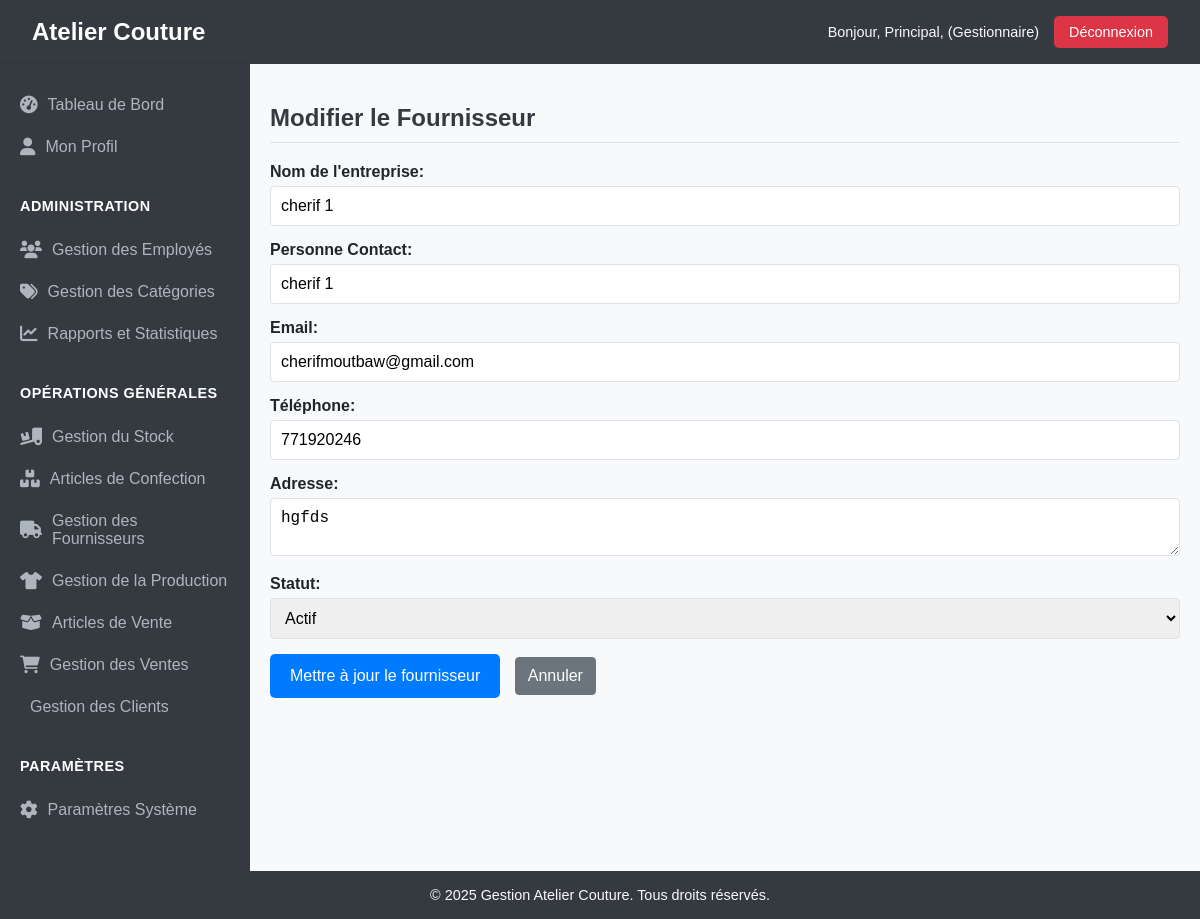
/index.php?action=modifierFournisseur&id=2 (signed in), run on the app's committed database.
### tables this page shows
CREATE TABLE IF NOT EXISTS `fournisseurs` (
  `fournisseur_id` int NOT NULL AUTO_INCREMENT,
  `nom_entreprise` varchar(100) NOT NULL,
  `email` varchar(100) NOT NULL,
  `contact_personne` varchar(20) NOT NULL,
  `telephone` varchar(20) DEFAULT NULL,
  `adresse` varchar(255) DEFAULT NULL,
  `photo` varchar(255) DEFAULT NULL,
  `date_creation` datetime DEFAULT CURRENT_TIMESTAMP,
  `archive` tinyint(1) DEFAULT '0',
  `statut` varchar(50) NOT NULL DEFAULT 'actif',
  PRIMARY KEY (`fournisseur_id`)
);

### src/Controllers/Controller.php (called while the page is built, shortened)
<?php
abstract class Controller {
    protected function render(string $path, array $data = []): void {
        extract($data);
        require_once ROOT_PATH . '/vues/' . $path . '.php';
    }
}

### src/Controllers/FournisseurController.php (called while the page is built, shortened)
<?php
class FournisseurController extends Controller {
    private $fournisseurService;
    public function __construct() {
        $this->fournisseurService = new FournisseurService();
    }
    public function edit(int $id): void {
        $fournisseur = $this->fournisseurService->getFournisseurById($id);
        $errors = [];
        $formData = $fournisseur->toArray();
        $this->render('fournisseurs/ajouter_modifier', [
            'title' => 'Modifier le Fournisseur',
            'errors' => $errors,
            'formData' => $formData,
            'isEdit' => true
        ]);
    }
}

### config/config.php (called while the page is built, shortened)
<?php
spl_autoload_register(function ($class) {
    $prefix = 'App\\';
    $base_dir = ROOT_PATH . '/src/';
    $len = strlen($prefix);
    $relative_class = substr($class, $len);
    $file = $base_dir . str_replace('\\', '/', $relative_class) . '.php';
});
?>

### src/Repositories/ConnexionBD.php (called while the page is built, shortened)
<?php
class ConnexionBD {
    private static $instance = null;
    private $conn;
    private function __construct() {
        $this->host = DB_HOST;
        $this->db_name = DB_NAME;
        $this->username = DB_USER;
        $this->password = DB_PASSWORD;
        try {
            $dsn = "mysql:host={$this->host};dbname={$this->db_name};charset=utf8mb4";
            $options = [
                PDO::ATTR_ERRMODE            => PDO::ERRMODE_EXCEPTION,
                PDO::ATTR_DEFAULT_FETCH_MODE => PDO::FETCH_ASSOC,
                PDO::ATTR_EMULATE_PREPARES   => false,
            ];
            $this->conn = new PDO($dsn, $this->username, $this->password, $options);
        } catch (PDOException $e) {
            die("Erreur de connexion à la base de données : " . $e->getMessage());
        }
    }
    public static function getInstance() {
        if (self::$instance === null) {
            self::$instance = new ConnexionBD();
        }
        return self::$instance;
    }
    public function getConnexion() {
        return $this->conn;
    }
}

### src/Services/FournisseurService.php (called while the page is built, shortened)
<?php
class FournisseurService {
    private $fournisseurRepository;
    public function __construct() {
        $this->fournisseurRepository = new FournisseurRepository();
    }
    public function getFournisseurById(int $id): ?Fournisseur {
        $fournisseurData = $this->fournisseurRepository->findById($id);
        if ($fournisseurData) {
            return (new Fournisseur())->fromArray($fournisseurData);
        }
        return null;
    }
}

### src/Repositories/BaseRepository.php (called while the page is built, shortened)
<?php
abstract class BaseRepository {
    protected $db;
    protected $table;
    protected $idColumn;
    public function __construct(string $table, string $idColumn = 'id') {
        $this->db = ConnexionBD::getInstance()->getConnexion();
        $this->table = $table;
        $this->idColumn = $idColumn;
    }
    public function findById(int $id): ?array {
        $stmt = $this->db->prepare("SELECT * FROM {$this->table} WHERE {$this->idColumn} = :id");
        $stmt->execute([':id' => $id]);
        $result = $stmt->fetch(PDO::FETCH_ASSOC);
        return $result ?: null;
    }
}

### src/Models/Fournisseur.php (called while the page is built, shortened)
<?php
class Fournisseur {
    private $fournisseur_id;
    private $nom_entreprise;
    private $contact_personne;
    private $email;
    private $telephone;
    private $adresse;
    private $date_creation;
    private $statut;
    public function setFournisseurId(?int $fournisseur_id): self { $this->fournisseur_id = $fournisseur_id; return $this; }
    public function setNomEntreprise(?string $nom_entreprise): self { $this->nom_entreprise = $nom_entreprise; return $this; }
    public function setContactPersonne(?string $contact_personne): self { $this->contact_personne = $contact_personne; return $this; }
    public function setEmail(?string $email): self { $this->email = $email; return $this; }
    public function setTelephone(?string $telephone): self { $this->telephone = $telephone; return $this; }
    public function setAdresse(?string $adresse): self { $this->adresse = $adresse; return $this; }
    public function setDateCreation(?string $date_creation): self { $this->date_creation = $date_creation; return $this; }
    public function setStatut(?string $statut): self { $this->statut = $statut; return $this; }
    public function fromArray(array $data): self {
        return $this;
    }
    public function toArray(): array {
        return [
            'fournisseur_id' => $this->fournisseur_id,
            'nom_entreprise' => $this->nom_entreprise,
            'contact_personne' => $this->contact_personne,
            'email' => $this->email,
            'telephone' => $this->telephone,
            'adresse' => $this->adresse,
            'date_creation' => $this->date_creation,
            'statut' => $this->statut,
        ];
    }
}

### vues/fournisseurs/ajouter_modifier.php (the view, shortened to what this page needs)
<?php require_once ROOT_PATH . '/vues/includes/header.php'; ?>
<main class="content">
    <h2><?= htmlspecialchars($title) ?></h2>
    <form action="" method="POST">
        <div>
            <label for="nom_entreprise">Nom de l'entreprise:</label>
            <input type="text" id="nom_entreprise" name="nom_entreprise" value="<?= htmlspecialchars($formData['nom_entreprise'] ?? '') ?>" required>
        </div>
        <div>
            <label for="contact_personne">Personne Contact:</label>
            <input type="text" id="contact_personne" name="contact_personne" value="<?= htmlspecialchars($formData['contact_personne'] ?? '') ?>">
        </div>
        <div>
            <label for="email">Email:</label>
            <input type="email" id="email" name="email" value="<?= htmlspecialchars($formData['email'] ?? '') ?>" required>
        </div>
        <div>
            <label for="telephone">Téléphone:</label>
            <input type="text" id="telephone" name="telephone" value="<?= htmlspecialchars($formData['telephone'] ?? '') ?>">
        </div>
        <div>
            <label for="adresse">Adresse:</label>
            <textarea id="adresse" name="adresse"><?= htmlspecialchars($formData['adresse'] ?? '') ?></textarea>
        </div>
        <div>
            <label for="statut">Statut:</label>
            <select id="statut" name="statut" required>
                <option value="actif" <?= ($formData['statut'] ?? 'actif') === 'actif' ? 'selected' : '' ?>>Actif</option>
            </select>
        </div>
        <button type="submit" class="btn btn-primary"><?= $isEdit ? 'Mettre à jour' : 'Ajouter' ?> le fournisseur</button>
        <a href="<?= BASE_URL ?>index.php?action=fournisseurs" class="btn btn-secondary">Annuler</a>
    </form>
</main>
<?php require_once ROOT_PATH . '/vues/includes/footer.php'; ?>

### public/assets/css/style.css (style rules this page uses)
:root { --primary-color: #007bff; --secondary-color: #6c757d; --success-color: #28a745; --warning-color: #ffc107; --danger-color: #dc3545; --info-color: #17a2b8; --light-color: #f8f9fa; --dark-color: #343a40; --header-bg: #343a40; --sidebar-bg: #343a40; --sidebar-link-color: #adb5bd; --sidebar-link-hover-bg: #495057; --sidebar-active-link-bg: #007bff; --content-bg: #f8f9fa; --border-color: #dee2e6; --text-color: #212529; }
body { font-family: Arial, sans-serif; margin: 0; padding: 0; display: flex; flex-direction: column; min-height: 100vh; background-color: var(--content-bg); color: var(--text-color); }
.content { flex: 1; padding: 20px; background-color: var(--content-bg); overflow-y: auto; }
.content h2 { color: var(--dark-color); margin-bottom: 20px; border-bottom: 1px solid var(--border-color); padding-bottom: 10px; }
.btn { display: inline-block; font-weight: 400; color: white; text-align: center; vertical-align: middle; -webkit-user-select: none; -moz-user-select: none; -ms-user-select: none; user-select: none; background-color: transparent; border: 1px solid transparent; padding: 0.375rem 0.75rem; font-size: 1rem; line-height: 1.5; border-radius: 0.25rem; transition: color 0.15s ease-in-out, background-color 0.15s ease-in-out, border-color 0.15s ease-in-out, box-shadow 0.15s ease-in-out; text-decoration: none; }
.btn-primary { color: white; background-color: var(--primary-color); border-color: var(--primary-color); }
.btn-secondary { color: white; background-color: var(--secondary-color); border-color: var(--secondary-color); }
form div { margin-bottom: 15px; }
form label { display: block; margin-bottom: 5px; font-weight: bold; }
form input[type="text"], form input[type="email"], form input[type="password"], form input[type="number"], form textarea, form select { width: 100%; padding: 10px; border: 1px solid var(--border-color); border-radius: 4px; box-sizing: border-box; font-size: 1rem; }
form input[type="submit"], form button[type="submit"] { background-color: var(--primary-color); color: white; padding: 10px 20px; border: none; border-radius: 5px; cursor: pointer; font-size: 1rem; margin-right: 10px; }

### data on the page
fournisseurs: nom_entreprise "cherif 1", contact_personne "cherif 1", email "cherifmoutbaw@gmail.com", telephone "771920246", adresse "hgfds", statut "Actif"

### other printed values
$_SESSION['user_prenom'] "Principal"
$_SESSION['user_role'] "Gestionnaire"
$title "Modifier le Fournisseur"
